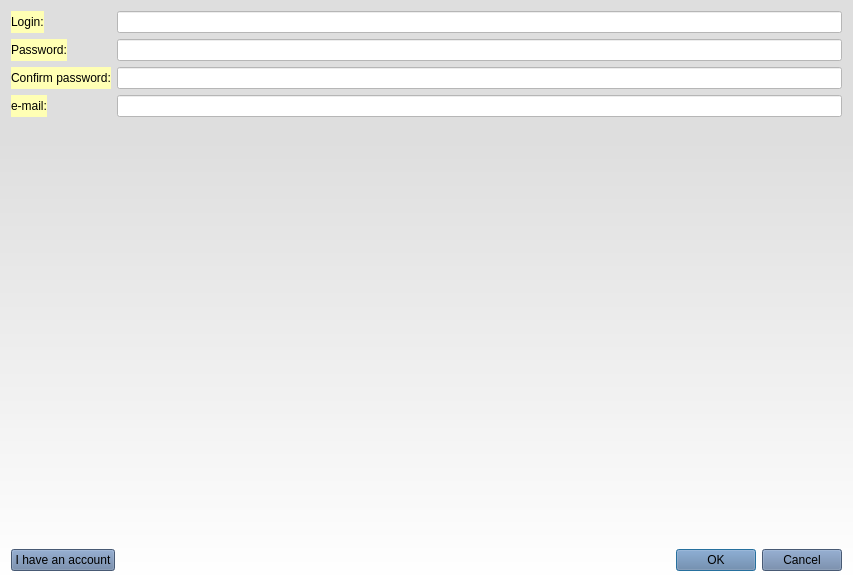
<?xml version="1.0" encoding="UTF-8"?>
<ui version="4.0">
 <class>RegisterForm</class>
 <widget class="QWidget" name="RegisterForm">
  <property name="geometry">
   <rect>
    <x>0</x>
    <y>0</y>
    <width>853</width>
    <height>582</height>
   </rect>
  </property>
  <property name="palette">
   <palette>
    <active>
     <colorrole role="Button">
      <brush brushstyle="LinearGradientPattern">
       <gradient startx="1.000000000000000" starty="0.238636000000000" endx="1.000000000000000" endy="1.000000000000000" type="LinearGradient" spread="PadSpread" coordinatemode="ObjectBoundingMode">
        <gradientstop position="0.000000000000000">
         <color alpha="255">
          <red>222</red>
          <green>222</green>
          <blue>222</blue>
         </color>
        </gradientstop>
        <gradientstop position="1.000000000000000">
         <color alpha="255">
          <red>255</red>
          <green>255</green>
          <blue>255</blue>
         </color>
        </gradientstop>
       </gradient>
      </brush>
     </colorrole>
     <colorrole role="Base">
      <brush brushstyle="LinearGradientPattern">
       <gradient startx="1.000000000000000" starty="0.238636000000000" endx="1.000000000000000" endy="1.000000000000000" type="LinearGradient" spread="PadSpread" coordinatemode="ObjectBoundingMode">
        <gradientstop position="0.000000000000000">
         <color alpha="255">
          <red>222</red>
          <green>222</green>
          <blue>222</blue>
         </color>
        </gradientstop>
        <gradientstop position="1.000000000000000">
         <color alpha="255">
          <red>255</red>
          <green>255</green>
          <blue>255</blue>
         </color>
        </gradientstop>
       </gradient>
      </brush>
     </colorrole>
     <colorrole role="Window">
      <brush brushstyle="LinearGradientPattern">
       <gradient startx="1.000000000000000" starty="0.238636000000000" endx="1.000000000000000" endy="1.000000000000000" type="LinearGradient" spread="PadSpread" coordinatemode="ObjectBoundingMode">
        <gradientstop position="0.000000000000000">
         <color alpha="255">
          <red>222</red>
          <green>222</green>
          <blue>222</blue>
         </color>
        </gradientstop>
        <gradientstop position="1.000000000000000">
         <color alpha="255">
          <red>255</red>
          <green>255</green>
          <blue>255</blue>
         </color>
        </gradientstop>
       </gradient>
      </brush>
     </colorrole>
    </active>
    <inactive>
     <colorrole role="Button">
      <brush brushstyle="LinearGradientPattern">
       <gradient startx="1.000000000000000" starty="0.238636000000000" endx="1.000000000000000" endy="1.000000000000000" type="LinearGradient" spread="PadSpread" coordinatemode="ObjectBoundingMode">
        <gradientstop position="0.000000000000000">
         <color alpha="255">
          <red>222</red>
          <green>222</green>
          <blue>222</blue>
         </color>
        </gradientstop>
        <gradientstop position="1.000000000000000">
         <color alpha="255">
          <red>255</red>
          <green>255</green>
          <blue>255</blue>
         </color>
        </gradientstop>
       </gradient>
      </brush>
     </colorrole>
     <colorrole role="Base">
      <brush brushstyle="LinearGradientPattern">
       <gradient startx="1.000000000000000" starty="0.238636000000000" endx="1.000000000000000" endy="1.000000000000000" type="LinearGradient" spread="PadSpread" coordinatemode="ObjectBoundingMode">
        <gradientstop position="0.000000000000000">
         <color alpha="255">
          <red>222</red>
          <green>222</green>
          <blue>222</blue>
         </color>
        </gradientstop>
        <gradientstop position="1.000000000000000">
         <color alpha="255">
          <red>255</red>
          <green>255</green>
          <blue>255</blue>
         </color>
        </gradientstop>
       </gradient>
      </brush>
     </colorrole>
     <colorrole role="Window">
      <brush brushstyle="LinearGradientPattern">
       <gradient startx="1.000000000000000" starty="0.238636000000000" endx="1.000000000000000" endy="1.000000000000000" type="LinearGradient" spread="PadSpread" coordinatemode="ObjectBoundingMode">
        <gradientstop position="0.000000000000000">
         <color alpha="255">
          <red>222</red>
          <green>222</green>
          <blue>222</blue>
         </color>
        </gradientstop>
        <gradientstop position="1.000000000000000">
         <color alpha="255">
          <red>255</red>
          <green>255</green>
          <blue>255</blue>
         </color>
        </gradientstop>
       </gradient>
      </brush>
     </colorrole>
    </inactive>
    <disabled>
     <colorrole role="Button">
      <brush brushstyle="LinearGradientPattern">
       <gradient startx="1.000000000000000" starty="0.238636000000000" endx="1.000000000000000" endy="1.000000000000000" type="LinearGradient" spread="PadSpread" coordinatemode="ObjectBoundingMode">
        <gradientstop position="0.000000000000000">
         <color alpha="255">
          <red>222</red>
          <green>222</green>
          <blue>222</blue>
         </color>
        </gradientstop>
        <gradientstop position="1.000000000000000">
         <color alpha="255">
          <red>255</red>
          <green>255</green>
          <blue>255</blue>
         </color>
        </gradientstop>
       </gradient>
      </brush>
     </colorrole>
     <colorrole role="Base">
      <brush brushstyle="LinearGradientPattern">
       <gradient startx="1.000000000000000" starty="0.238636000000000" endx="1.000000000000000" endy="1.000000000000000" type="LinearGradient" spread="PadSpread" coordinatemode="ObjectBoundingMode">
        <gradientstop position="0.000000000000000">
         <color alpha="255">
          <red>222</red>
          <green>222</green>
          <blue>222</blue>
         </color>
        </gradientstop>
        <gradientstop position="1.000000000000000">
         <color alpha="255">
          <red>255</red>
          <green>255</green>
          <blue>255</blue>
         </color>
        </gradientstop>
       </gradient>
      </brush>
     </colorrole>
     <colorrole role="Window">
      <brush brushstyle="LinearGradientPattern">
       <gradient startx="1.000000000000000" starty="0.238636000000000" endx="1.000000000000000" endy="1.000000000000000" type="LinearGradient" spread="PadSpread" coordinatemode="ObjectBoundingMode">
        <gradientstop position="0.000000000000000">
         <color alpha="255">
          <red>222</red>
          <green>222</green>
          <blue>222</blue>
         </color>
        </gradientstop>
        <gradientstop position="1.000000000000000">
         <color alpha="255">
          <red>255</red>
          <green>255</green>
          <blue>255</blue>
         </color>
        </gradientstop>
       </gradient>
      </brush>
     </colorrole>
    </disabled>
   </palette>
  </property>
  <property name="windowTitle">
   <string>Form</string>
  </property>
  <property name="styleSheet">
   <string notr="true">background-color: qlineargradient(spread:pad, x1:1, y1:0.238636, x2:1, y2:1, stop:0 rgba(222, 222, 222, 255), stop:1 rgba(255, 255, 255, 255));</string>
  </property>
  <layout class="QVBoxLayout" name="verticalLayout">
   <item>
    <layout class="QFormLayout" name="formLayout">
     <item row="0" column="0">
      <widget class="QLabel" name="label">
       <property name="palette">
        <palette>
         <active>
          <colorrole role="WindowText">
           <brush brushstyle="SolidPattern">
            <color alpha="255">
             <red>0</red>
             <green>0</green>
             <blue>0</blue>
            </color>
           </brush>
          </colorrole>
          <colorrole role="Button">
           <brush brushstyle="SolidPattern">
            <color alpha="255">
             <red>255</red>
             <green>255</green>
             <blue>255</blue>
            </color>
           </brush>
          </colorrole>
          <colorrole role="Light">
           <brush brushstyle="SolidPattern">
            <color alpha="255">
             <red>255</red>
             <green>255</green>
             <blue>255</blue>
            </color>
           </brush>
          </colorrole>
          <colorrole role="Midlight">
           <brush brushstyle="SolidPattern">
            <color alpha="255">
             <red>255</red>
             <green>255</green>
             <blue>255</blue>
            </color>
           </brush>
          </colorrole>
          <colorrole role="Dark">
           <brush brushstyle="SolidPattern">
            <color alpha="255">
             <red>127</red>
             <green>127</green>
             <blue>127</blue>
            </color>
           </brush>
          </colorrole>
          <colorrole role="Mid">
           <brush brushstyle="SolidPattern">
            <color alpha="255">
             <red>200</red>
             <green>200</green>
             <blue>200</blue>
            </color>
           </brush>
          </colorrole>
          <colorrole role="Text">
           <brush brushstyle="SolidPattern">
            <color alpha="255">
             <red>0</red>
             <green>0</green>
             <blue>0</blue>
            </color>
           </brush>
          </colorrole>
          <colorrole role="BrightText">
           <brush brushstyle="SolidPattern">
            <color alpha="255">
             <red>255</red>
             <green>255</green>
             <blue>255</blue>
            </color>
           </brush>
          </colorrole>
          <colorrole role="ButtonText">
           <brush brushstyle="SolidPattern">
            <color alpha="255">
             <red>0</red>
             <green>0</green>
             <blue>0</blue>
            </color>
           </brush>
          </colorrole>
          <colorrole role="Base">
           <brush brushstyle="SolidPattern">
            <color alpha="255">
             <red>255</red>
             <green>255</green>
             <blue>255</blue>
            </color>
           </brush>
          </colorrole>
          <colorrole role="Window">
           <brush brushstyle="SolidPattern">
            <color alpha="255">
             <red>255</red>
             <green>255</green>
             <blue>255</blue>
            </color>
           </brush>
          </colorrole>
          <colorrole role="Shadow">
           <brush brushstyle="SolidPattern">
            <color alpha="255">
             <red>0</red>
             <green>0</green>
             <blue>0</blue>
            </color>
           </brush>
          </colorrole>
          <colorrole role="AlternateBase">
           <brush brushstyle="SolidPattern">
            <color alpha="255">
             <red>255</red>
             <green>255</green>
             <blue>255</blue>
            </color>
           </brush>
          </colorrole>
          <colorrole role="ToolTipBase">
           <brush brushstyle="SolidPattern">
            <color alpha="255">
             <red>255</red>
             <green>255</green>
             <blue>220</blue>
            </color>
           </brush>
          </colorrole>
          <colorrole role="ToolTipText">
           <brush brushstyle="SolidPattern">
            <color alpha="255">
             <red>0</red>
             <green>0</green>
             <blue>0</blue>
            </color>
           </brush>
          </colorrole>
          <colorrole role="PlaceholderText">
           <brush brushstyle="SolidPattern">
            <color alpha="128">
             <red>0</red>
             <green>0</green>
             <blue>0</blue>
            </color>
           </brush>
          </colorrole>
         </active>
         <inactive>
          <colorrole role="WindowText">
           <brush brushstyle="SolidPattern">
            <color alpha="255">
             <red>0</red>
             <green>0</green>
             <blue>0</blue>
            </color>
           </brush>
          </colorrole>
          <colorrole role="Button">
           <brush brushstyle="SolidPattern">
            <color alpha="255">
             <red>255</red>
             <green>255</green>
             <blue>255</blue>
            </color>
           </brush>
          </colorrole>
          <colorrole role="Light">
           <brush brushstyle="SolidPattern">
            <color alpha="255">
             <red>255</red>
             <green>255</green>
             <blue>255</blue>
            </color>
           </brush>
          </colorrole>
          <colorrole role="Midlight">
           <brush brushstyle="SolidPattern">
            <color alpha="255">
             <red>255</red>
             <green>255</green>
             <blue>255</blue>
            </color>
           </brush>
          </colorrole>
          <colorrole role="Dark">
           <brush brushstyle="SolidPattern">
            <color alpha="255">
             <red>127</red>
             <green>127</green>
             <blue>127</blue>
            </color>
           </brush>
          </colorrole>
          <colorrole role="Mid">
           <brush brushstyle="SolidPattern">
            <color alpha="255">
             <red>170</red>
             <green>170</green>
             <blue>170</blue>
            </color>
           </brush>
          </colorrole>
          <colorrole role="Text">
           <brush brushstyle="SolidPattern">
            <color alpha="255">
             <red>0</red>
             <green>0</green>
             <blue>0</blue>
            </color>
           </brush>
          </colorrole>
          <colorrole role="BrightText">
           <brush brushstyle="SolidPattern">
            <color alpha="255">
             <red>255</red>
             <green>255</green>
             <blue>255</blue>
            </color>
           </brush>
          </colorrole>
          <colorrole role="ButtonText">
           <brush brushstyle="SolidPattern">
            <color alpha="255">
             <red>0</red>
             <green>0</green>
             <blue>0</blue>
            </color>
           </brush>
          </colorrole>
          <colorrole role="Base">
           <brush brushstyle="SolidPattern">
            <color alpha="255">
             <red>255</red>
             <green>255</green>
             <blue>255</blue>
            </color>
           </brush>
          </colorrole>
          <colorrole role="Window">
           <brush brushstyle="SolidPattern">
            <color alpha="255">
             <red>255</red>
             <green>255</green>
             <blue>255</blue>
            </color>
           </brush>
          </colorrole>
          <colorrole role="Shadow">
           <brush brushstyle="SolidPattern">
            <color alpha="255">
             <red>0</red>
             <green>0</green>
             <blue>0</blue>
            </color>
           </brush>
          </colorrole>
          <colorrole role="AlternateBase">
           <brush brushstyle="SolidPattern">
            <color alpha="255">
             <red>255</red>
             <green>255</green>
             <blue>255</blue>
            </color>
           </brush>
          </colorrole>
          <colorrole role="ToolTipBase">
           <brush brushstyle="SolidPattern">
            <color alpha="255">
             <red>255</red>
             <green>255</green>
             <blue>220</blue>
            </color>
           </brush>
          </colorrole>
          <colorrole role="ToolTipText">
           <brush brushstyle="SolidPattern">
            <color alpha="255">
             <red>0</red>
             <green>0</green>
             <blue>0</blue>
            </color>
           </brush>
          </colorrole>
          <colorrole role="PlaceholderText">
           <brush brushstyle="SolidPattern">
            <color alpha="128">
             <red>0</red>
             <green>0</green>
             <blue>0</blue>
            </color>
           </brush>
          </colorrole>
         </inactive>
         <disabled>
          <colorrole role="WindowText">
           <brush brushstyle="SolidPattern">
            <color alpha="255">
             <red>127</red>
             <green>127</green>
             <blue>127</blue>
            </color>
           </brush>
          </colorrole>
          <colorrole role="Button">
           <brush brushstyle="SolidPattern">
            <color alpha="255">
             <red>255</red>
             <green>255</green>
             <blue>255</blue>
            </color>
           </brush>
          </colorrole>
          <colorrole role="Light">
           <brush brushstyle="SolidPattern">
            <color alpha="255">
             <red>255</red>
             <green>255</green>
             <blue>255</blue>
            </color>
           </brush>
          </colorrole>
          <colorrole role="Midlight">
           <brush brushstyle="SolidPattern">
            <color alpha="255">
             <red>255</red>
             <green>255</green>
             <blue>255</blue>
            </color>
           </brush>
          </colorrole>
          <colorrole role="Dark">
           <brush brushstyle="SolidPattern">
            <color alpha="255">
             <red>127</red>
             <green>127</green>
             <blue>127</blue>
            </color>
           </brush>
          </colorrole>
          <colorrole role="Mid">
           <brush brushstyle="SolidPattern">
            <color alpha="255">
             <red>170</red>
             <green>170</green>
             <blue>170</blue>
            </color>
           </brush>
          </colorrole>
          <colorrole role="Text">
           <brush brushstyle="SolidPattern">
            <color alpha="255">
             <red>127</red>
             <green>127</green>
             <blue>127</blue>
            </color>
           </brush>
          </colorrole>
          <colorrole role="BrightText">
           <brush brushstyle="SolidPattern">
            <color alpha="255">
             <red>255</red>
             <green>255</green>
             <blue>255</blue>
            </color>
           </brush>
          </colorrole>
          <colorrole role="ButtonText">
           <brush brushstyle="SolidPattern">
            <color alpha="255">
             <red>127</red>
             <green>127</green>
             <blue>127</blue>
            </color>
           </brush>
          </colorrole>
          <colorrole role="Base">
           <brush brushstyle="SolidPattern">
            <color alpha="255">
             <red>255</red>
             <green>255</green>
             <blue>255</blue>
            </color>
           </brush>
          </colorrole>
          <colorrole role="Window">
           <brush brushstyle="SolidPattern">
            <color alpha="255">
             <red>255</red>
             <green>255</green>
             <blue>255</blue>
            </color>
           </brush>
          </colorrole>
          <colorrole role="Shadow">
           <brush brushstyle="SolidPattern">
            <color alpha="255">
             <red>0</red>
             <green>0</green>
             <blue>0</blue>
            </color>
           </brush>
          </colorrole>
          <colorrole role="AlternateBase">
           <brush brushstyle="SolidPattern">
            <color alpha="255">
             <red>255</red>
             <green>255</green>
             <blue>255</blue>
            </color>
           </brush>
          </colorrole>
          <colorrole role="ToolTipBase">
           <brush brushstyle="SolidPattern">
            <color alpha="255">
             <red>255</red>
             <green>255</green>
             <blue>220</blue>
            </color>
           </brush>
          </colorrole>
          <colorrole role="ToolTipText">
           <brush brushstyle="SolidPattern">
            <color alpha="255">
             <red>0</red>
             <green>0</green>
             <blue>0</blue>
            </color>
           </brush>
          </colorrole>
          <colorrole role="PlaceholderText">
           <brush brushstyle="SolidPattern">
            <color alpha="128">
             <red>0</red>
             <green>0</green>
             <blue>0</blue>
            </color>
           </brush>
          </colorrole>
         </disabled>
        </palette>
       </property>
       <property name="styleSheet">
        <string notr="true">font: 12pt &quot;Vemana2000&quot;;
background-color: rgb(255, 255, 180);</string>
       </property>
       <property name="text">
        <string>Login:</string>
       </property>
      </widget>
     </item>
     <item row="1" column="0">
      <widget class="QLabel" name="label_2">
       <property name="palette">
        <palette>
         <active>
          <colorrole role="Button">
           <brush brushstyle="SolidPattern">
            <color alpha="255">
             <red>114</red>
             <green>149</green>
             <blue>150</blue>
            </color>
           </brush>
          </colorrole>
          <colorrole role="Base">
           <brush brushstyle="SolidPattern">
            <color alpha="255">
             <red>136</red>
             <green>178</green>
             <blue>180</blue>
            </color>
           </brush>
          </colorrole>
          <colorrole role="Window">
           <brush brushstyle="SolidPattern">
            <color alpha="255">
             <red>255</red>
             <green>255</green>
             <blue>255</blue>
            </color>
           </brush>
          </colorrole>
         </active>
         <inactive>
          <colorrole role="Button">
           <brush brushstyle="SolidPattern">
            <color alpha="255">
             <red>114</red>
             <green>149</green>
             <blue>150</blue>
            </color>
           </brush>
          </colorrole>
          <colorrole role="Base">
           <brush brushstyle="SolidPattern">
            <color alpha="255">
             <red>136</red>
             <green>178</green>
             <blue>180</blue>
            </color>
           </brush>
          </colorrole>
          <colorrole role="Window">
           <brush brushstyle="SolidPattern">
            <color alpha="255">
             <red>136</red>
             <green>178</green>
             <blue>180</blue>
            </color>
           </brush>
          </colorrole>
         </inactive>
         <disabled>
          <colorrole role="Button">
           <brush brushstyle="SolidPattern">
            <color alpha="255">
             <red>114</red>
             <green>149</green>
             <blue>150</blue>
            </color>
           </brush>
          </colorrole>
          <colorrole role="Base">
           <brush brushstyle="SolidPattern">
            <color alpha="255">
             <red>136</red>
             <green>178</green>
             <blue>180</blue>
            </color>
           </brush>
          </colorrole>
          <colorrole role="Window">
           <brush brushstyle="SolidPattern">
            <color alpha="255">
             <red>136</red>
             <green>178</green>
             <blue>180</blue>
            </color>
           </brush>
          </colorrole>
         </disabled>
        </palette>
       </property>
       <property name="styleSheet">
        <string notr="true">font: 12pt &quot;Vemana2000&quot;;
background-color: rgb(255, 255, 180);</string>
       </property>
       <property name="text">
        <string>Password:</string>
       </property>
      </widget>
     </item>
     <item row="2" column="0">
      <widget class="QLabel" name="label_3">
       <property name="styleSheet">
        <string notr="true">font: 12pt &quot;Vemana2000&quot;;
background-color: rgb(255, 255, 180);</string>
       </property>
       <property name="text">
        <string>Confirm password:</string>
       </property>
      </widget>
     </item>
     <item row="3" column="0">
      <widget class="QLabel" name="label_4">
       <property name="styleSheet">
        <string notr="true">font: 12pt &quot;Vemana2000&quot;;
background-color: rgb(255, 255, 180);</string>
       </property>
       <property name="text">
        <string>e-mail:</string>
       </property>
      </widget>
     </item>
     <item row="0" column="1">
      <widget class="QLineEdit" name="lineEdit">
       <property name="styleSheet">
        <string notr="true">background-color: rgb(255, 255, 255);</string>
       </property>
      </widget>
     </item>
     <item row="1" column="1">
      <widget class="QLineEdit" name="lineEdit_2">
       <property name="styleSheet">
        <string notr="true">background-color: rgb(255, 255, 255);</string>
       </property>
       <property name="echoMode">
        <enum>QLineEdit::Password</enum>
       </property>
      </widget>
     </item>
     <item row="2" column="1">
      <widget class="QLineEdit" name="lineEdit_3">
       <property name="styleSheet">
        <string notr="true">background-color: rgb(255, 255, 255);</string>
       </property>
       <property name="echoMode">
        <enum>QLineEdit::Password</enum>
       </property>
      </widget>
     </item>
     <item row="3" column="1">
      <widget class="QLineEdit" name="lineEdit_4">
       <property name="styleSheet">
        <string notr="true">background-color: rgb(255, 255, 255);</string>
       </property>
      </widget>
     </item>
    </layout>
   </item>
   <item>
    <spacer name="verticalSpacer">
     <property name="orientation">
      <enum>Qt::Vertical</enum>
     </property>
     <property name="sizeHint" stdset="0">
      <size>
       <width>20</width>
       <height>40</height>
      </size>
     </property>
    </spacer>
   </item>
   <item>
    <layout class="QHBoxLayout" name="horizontalLayout">
     <property name="spacing">
      <number>6</number>
     </property>
     <item>
      <widget class="QPushButton" name="pushButton">
       <property name="palette">
        <palette>
         <active>
          <colorrole role="Button">
           <brush brushstyle="SolidPattern">
            <color alpha="255">
             <red>255</red>
             <green>255</green>
             <blue>255</blue>
            </color>
           </brush>
          </colorrole>
          <colorrole role="Base">
           <brush brushstyle="SolidPattern">
            <color alpha="255">
             <red>255</red>
             <green>255</green>
             <blue>255</blue>
            </color>
           </brush>
          </colorrole>
          <colorrole role="Window">
           <brush brushstyle="SolidPattern">
            <color alpha="255">
             <red>255</red>
             <green>255</green>
             <blue>255</blue>
            </color>
           </brush>
          </colorrole>
         </active>
         <inactive>
          <colorrole role="Button">
           <brush brushstyle="SolidPattern">
            <color alpha="255">
             <red>255</red>
             <green>255</green>
             <blue>255</blue>
            </color>
           </brush>
          </colorrole>
          <colorrole role="Base">
           <brush brushstyle="SolidPattern">
            <color alpha="255">
             <red>255</red>
             <green>255</green>
             <blue>255</blue>
            </color>
           </brush>
          </colorrole>
          <colorrole role="Window">
           <brush brushstyle="SolidPattern">
            <color alpha="255">
             <red>255</red>
             <green>255</green>
             <blue>255</blue>
            </color>
           </brush>
          </colorrole>
         </inactive>
         <disabled>
          <colorrole role="Button">
           <brush brushstyle="SolidPattern">
            <color alpha="255">
             <red>255</red>
             <green>255</green>
             <blue>255</blue>
            </color>
           </brush>
          </colorrole>
          <colorrole role="Base">
           <brush brushstyle="SolidPattern">
            <color alpha="255">
             <red>255</red>
             <green>255</green>
             <blue>255</blue>
            </color>
           </brush>
          </colorrole>
          <colorrole role="Window">
           <brush brushstyle="SolidPattern">
            <color alpha="255">
             <red>255</red>
             <green>255</green>
             <blue>255</blue>
            </color>
           </brush>
          </colorrole>
         </disabled>
        </palette>
       </property>
       <property name="styleSheet">
        <string notr="true">background-color: rgb(101, 126, 163);</string>
       </property>
       <property name="text">
        <string>I have an account</string>
       </property>
      </widget>
     </item>
     <item>
      <widget class="QDialogButtonBox" name="buttonBox">
       <property name="palette">
        <palette>
         <active>
          <colorrole role="WindowText">
           <brush brushstyle="SolidPattern">
            <color alpha="255">
             <red>0</red>
             <green>0</green>
             <blue>0</blue>
            </color>
           </brush>
          </colorrole>
          <colorrole role="Button">
           <brush brushstyle="SolidPattern">
            <color alpha="255">
             <red>149</red>
             <green>188</green>
             <blue>241</blue>
            </color>
           </brush>
          </colorrole>
          <colorrole role="Light">
           <brush brushstyle="SolidPattern">
            <color alpha="255">
             <red>255</red>
             <green>255</green>
             <blue>255</blue>
            </color>
           </brush>
          </colorrole>
          <colorrole role="Midlight">
           <brush brushstyle="SolidPattern">
            <color alpha="255">
             <red>202</red>
             <green>221</green>
             <blue>248</blue>
            </color>
           </brush>
          </colorrole>
          <colorrole role="Dark">
           <brush brushstyle="SolidPattern">
            <color alpha="255">
             <red>74</red>
             <green>94</green>
             <blue>120</blue>
            </color>
           </brush>
          </colorrole>
          <colorrole role="Mid">
           <brush brushstyle="SolidPattern">
            <color alpha="255">
             <red>99</red>
             <green>125</green>
             <blue>161</blue>
            </color>
           </brush>
          </colorrole>
          <colorrole role="Text">
           <brush brushstyle="SolidPattern">
            <color alpha="255">
             <red>0</red>
             <green>0</green>
             <blue>0</blue>
            </color>
           </brush>
          </colorrole>
          <colorrole role="BrightText">
           <brush brushstyle="SolidPattern">
            <color alpha="255">
             <red>255</red>
             <green>255</green>
             <blue>255</blue>
            </color>
           </brush>
          </colorrole>
          <colorrole role="ButtonText">
           <brush brushstyle="SolidPattern">
            <color alpha="255">
             <red>0</red>
             <green>0</green>
             <blue>0</blue>
            </color>
           </brush>
          </colorrole>
          <colorrole role="Base">
           <brush brushstyle="SolidPattern">
            <color alpha="255">
             <red>255</red>
             <green>255</green>
             <blue>255</blue>
            </color>
           </brush>
          </colorrole>
          <colorrole role="Window">
           <brush brushstyle="SolidPattern">
            <color alpha="255">
             <red>149</red>
             <green>188</green>
             <blue>241</blue>
            </color>
           </brush>
          </colorrole>
          <colorrole role="Shadow">
           <brush brushstyle="SolidPattern">
            <color alpha="255">
             <red>0</red>
             <green>0</green>
             <blue>0</blue>
            </color>
           </brush>
          </colorrole>
          <colorrole role="AlternateBase">
           <brush brushstyle="SolidPattern">
            <color alpha="255">
             <red>202</red>
             <green>221</green>
             <blue>248</blue>
            </color>
           </brush>
          </colorrole>
          <colorrole role="ToolTipBase">
           <brush brushstyle="SolidPattern">
            <color alpha="255">
             <red>255</red>
             <green>255</green>
             <blue>220</blue>
            </color>
           </brush>
          </colorrole>
          <colorrole role="ToolTipText">
           <brush brushstyle="SolidPattern">
            <color alpha="255">
             <red>0</red>
             <green>0</green>
             <blue>0</blue>
            </color>
           </brush>
          </colorrole>
          <colorrole role="PlaceholderText">
           <brush brushstyle="SolidPattern">
            <color alpha="128">
             <red>0</red>
             <green>0</green>
             <blue>0</blue>
            </color>
           </brush>
          </colorrole>
         </active>
         <inactive>
          <colorrole role="WindowText">
           <brush brushstyle="SolidPattern">
            <color alpha="255">
             <red>0</red>
             <green>0</green>
             <blue>0</blue>
            </color>
           </brush>
          </colorrole>
          <colorrole role="Button">
           <brush brushstyle="SolidPattern">
            <color alpha="255">
             <red>149</red>
             <green>188</green>
             <blue>241</blue>
            </color>
           </brush>
          </colorrole>
          <colorrole role="Light">
           <brush brushstyle="SolidPattern">
            <color alpha="255">
             <red>255</red>
             <green>255</green>
             <blue>255</blue>
            </color>
           </brush>
          </colorrole>
          <colorrole role="Midlight">
           <brush brushstyle="SolidPattern">
            <color alpha="255">
             <red>202</red>
             <green>221</green>
             <blue>248</blue>
            </color>
           </brush>
          </colorrole>
          <colorrole role="Dark">
           <brush brushstyle="SolidPattern">
            <color alpha="255">
             <red>74</red>
             <green>94</green>
             <blue>120</blue>
            </color>
           </brush>
          </colorrole>
          <colorrole role="Mid">
           <brush brushstyle="SolidPattern">
            <color alpha="255">
             <red>99</red>
             <green>125</green>
             <blue>161</blue>
            </color>
           </brush>
          </colorrole>
          <colorrole role="Text">
           <brush brushstyle="SolidPattern">
            <color alpha="255">
             <red>0</red>
             <green>0</green>
             <blue>0</blue>
            </color>
           </brush>
          </colorrole>
          <colorrole role="BrightText">
           <brush brushstyle="SolidPattern">
            <color alpha="255">
             <red>255</red>
             <green>255</green>
             <blue>255</blue>
            </color>
           </brush>
          </colorrole>
          <colorrole role="ButtonText">
           <brush brushstyle="SolidPattern">
            <color alpha="255">
             <red>0</red>
             <green>0</green>
             <blue>0</blue>
            </color>
           </brush>
          </colorrole>
          <colorrole role="Base">
           <brush brushstyle="SolidPattern">
            <color alpha="255">
             <red>255</red>
             <green>255</green>
             <blue>255</blue>
            </color>
           </brush>
          </colorrole>
          <colorrole role="Window">
           <brush brushstyle="SolidPattern">
            <color alpha="255">
             <red>149</red>
             <green>188</green>
             <blue>241</blue>
            </color>
           </brush>
          </colorrole>
          <colorrole role="Shadow">
           <brush brushstyle="SolidPattern">
            <color alpha="255">
             <red>0</red>
             <green>0</green>
             <blue>0</blue>
            </color>
           </brush>
          </colorrole>
          <colorrole role="AlternateBase">
           <brush brushstyle="SolidPattern">
            <color alpha="255">
             <red>202</red>
             <green>221</green>
             <blue>248</blue>
            </color>
           </brush>
          </colorrole>
          <colorrole role="ToolTipBase">
           <brush brushstyle="SolidPattern">
            <color alpha="255">
             <red>255</red>
             <green>255</green>
             <blue>220</blue>
            </color>
           </brush>
          </colorrole>
          <colorrole role="ToolTipText">
           <brush brushstyle="SolidPattern">
            <color alpha="255">
             <red>0</red>
             <green>0</green>
             <blue>0</blue>
            </color>
           </brush>
          </colorrole>
          <colorrole role="PlaceholderText">
           <brush brushstyle="SolidPattern">
            <color alpha="128">
             <red>0</red>
             <green>0</green>
             <blue>0</blue>
            </color>
           </brush>
          </colorrole>
         </inactive>
         <disabled>
          <colorrole role="WindowText">
           <brush brushstyle="SolidPattern">
            <color alpha="255">
             <red>74</red>
             <green>94</green>
             <blue>120</blue>
            </color>
           </brush>
          </colorrole>
          <colorrole role="Button">
           <brush brushstyle="SolidPattern">
            <color alpha="255">
             <red>149</red>
             <green>188</green>
             <blue>241</blue>
            </color>
           </brush>
          </colorrole>
          <colorrole role="Light">
           <brush brushstyle="SolidPattern">
            <color alpha="255">
             <red>255</red>
             <green>255</green>
             <blue>255</blue>
            </color>
           </brush>
          </colorrole>
          <colorrole role="Midlight">
           <brush brushstyle="SolidPattern">
            <color alpha="255">
             <red>202</red>
             <green>221</green>
             <blue>248</blue>
            </color>
           </brush>
          </colorrole>
          <colorrole role="Dark">
           <brush brushstyle="SolidPattern">
            <color alpha="255">
             <red>74</red>
             <green>94</green>
             <blue>120</blue>
            </color>
           </brush>
          </colorrole>
          <colorrole role="Mid">
           <brush brushstyle="SolidPattern">
            <color alpha="255">
             <red>99</red>
             <green>125</green>
             <blue>161</blue>
            </color>
           </brush>
          </colorrole>
          <colorrole role="Text">
           <brush brushstyle="SolidPattern">
            <color alpha="255">
             <red>74</red>
             <green>94</green>
             <blue>120</blue>
            </color>
           </brush>
          </colorrole>
          <colorrole role="BrightText">
           <brush brushstyle="SolidPattern">
            <color alpha="255">
             <red>255</red>
             <green>255</green>
             <blue>255</blue>
            </color>
           </brush>
          </colorrole>
          <colorrole role="ButtonText">
           <brush brushstyle="SolidPattern">
            <color alpha="255">
             <red>74</red>
             <green>94</green>
             <blue>120</blue>
            </color>
           </brush>
          </colorrole>
          <colorrole role="Base">
           <brush brushstyle="SolidPattern">
            <color alpha="255">
             <red>149</red>
             <green>188</green>
             <blue>241</blue>
            </color>
           </brush>
          </colorrole>
          <colorrole role="Window">
           <brush brushstyle="SolidPattern">
            <color alpha="255">
             <red>149</red>
             <green>188</green>
             <blue>241</blue>
            </color>
           </brush>
          </colorrole>
          <colorrole role="Shadow">
           <brush brushstyle="SolidPattern">
            <color alpha="255">
             <red>0</red>
             <green>0</green>
             <blue>0</blue>
            </color>
           </brush>
          </colorrole>
          <colorrole role="AlternateBase">
           <brush brushstyle="SolidPattern">
            <color alpha="255">
             <red>149</red>
             <green>188</green>
             <blue>241</blue>
            </color>
           </brush>
          </colorrole>
          <colorrole role="ToolTipBase">
           <brush brushstyle="SolidPattern">
            <color alpha="255">
             <red>255</red>
             <green>255</green>
             <blue>220</blue>
            </color>
           </brush>
          </colorrole>
          <colorrole role="ToolTipText">
           <brush brushstyle="SolidPattern">
            <color alpha="255">
             <red>0</red>
             <green>0</green>
             <blue>0</blue>
            </color>
           </brush>
          </colorrole>
          <colorrole role="PlaceholderText">
           <brush brushstyle="SolidPattern">
            <color alpha="128">
             <red>0</red>
             <green>0</green>
             <blue>0</blue>
            </color>
           </brush>
          </colorrole>
         </disabled>
        </palette>
       </property>
       <property name="styleSheet">
        <string notr="true">background-color: rgb(101, 126, 163);</string>
       </property>
       <property name="standardButtons">
        <set>QDialogButtonBox::Cancel|QDialogButtonBox::Ok</set>
       </property>
      </widget>
     </item>
    </layout>
   </item>
  </layout>
 </widget>
 <resources/>
 <connections/>
</ui>
